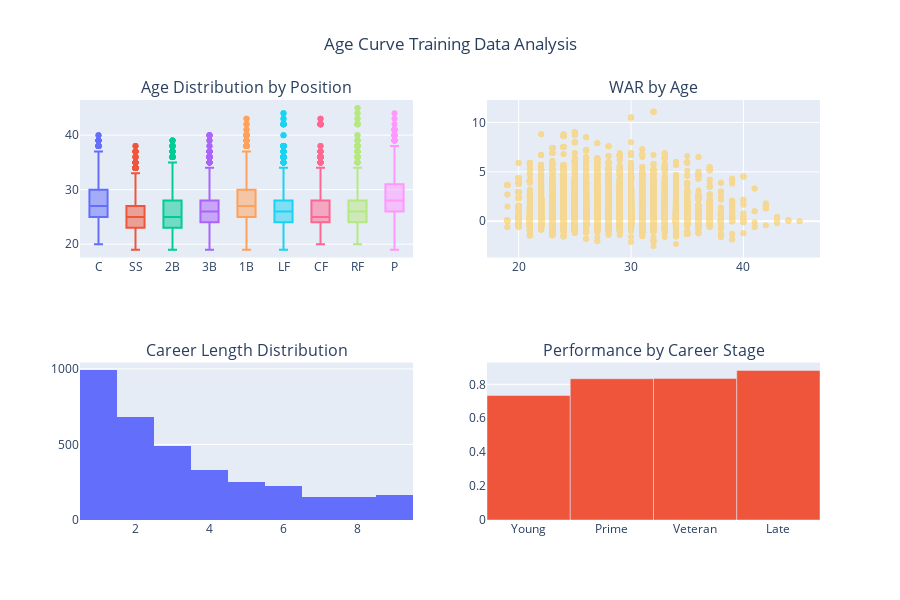

The cell this chart's notebook holds for it:
### Code cell
# Performance visualization
print("\n2.2: Creating performance visualizations...")

if len(age_training_data) > 0:
    # Age distribution analysis
    fig = make_subplots(
        rows=2, cols=2,
        subplot_titles=(
            'Age Distribution by Position',
            'WAR by Age',
            'Career Length Distribution', 
            'Performance by Career Stage'
        ),
        specs=[[{"secondary_y": False}, {"secondary_y": False}],
               [{"secondary_y": False}, {"secondary_y": False}]]
    )
    
    # Age distribution by position
    positions = ['C', 'SS', '2B', '3B', '1B', 'LF', 'CF', 'RF', 'DH', 'P']
    for pos in positions:
        pos_data = age_training_data[age_training_data['Primary_Position'] == pos]
        if len(pos_data) > 0:
            fig.add_trace(
                go.Box(y=pos_data['Age'], name=pos, showlegend=False),
                row=1, col=1
            )
    
    # WAR by age (scatter plot)
    valid_data = age_training_data[age_training_data['Age'].notna() & age_training_data['WAR'].notna()]
    if len(valid_data) > 0:
        fig.add_trace(
            go.Scatter(
                x=valid_data['Age'],
                y=valid_data['WAR'],
                mode='markers',
                opacity=0.6,
                name='WAR vs Age',
                showlegend=False
            ),
            row=1, col=2
        )
    
    # Career length (estimated)
    if 'Season' in age_training_data.columns:
        career_lengths = age_training_data.groupby('Name')['Season'].nunique()
        fig.add_trace(
            go.Histogram(x=career_lengths, nbinsx=15, showlegend=False),
            row=2, col=1
        )
    
    # Performance by career stage
    if len(valid_data) > 0:
        # Create career stage bins
        age_bins = pd.cut(valid_data['Age'], bins=[0, 25, 30, 35, 50], labels=['Young', 'Prime', 'Veteran', 'Late'])
        stage_performance = valid_data.groupby(age_bins)['WAR'].mean()
        
        fig.add_trace(
            go.Bar(x=stage_performance.index.astype(str), y=stage_performance.values, showlegend=False),
            row=2, col=2
        )
    
    # Update layout
    fig.update_layout(
        height=600,
        title_text="Age Curve Training Data Analysis",
        title_x=0.5
    )
    
    fig.show()
    
    print(f"✓ Performance visualizations created for {len(age_training_data)} records")
    
else:
    print("⚠ No data available for visualization")

### Figure 1 — Plotly figure (JSON) as saved in the notebook; plotly's stock layout.template omitted (floating-point values rounded to 4 significant figures; data arrays with more than 128 entries replaced by an {"elided": "..."} marker saying what was removed)
{"data": [{"name": "C", "showlegend": false, "type": "box", "xaxis": "x", "y": {"elided": "2798 float values"}, "yaxis": "y"}, {"name": "SS", "showlegend": false, "type": "box", "xaxis": "x", "y": {"elided": "3324 float values"}, "yaxis": "y"}, {"name": "2B", "showlegend": false, "type": "box", "xaxis": "x", "y": {"elided": "4220 float values"}, "yaxis": "y"}, {"name": "3B", "showlegend": false, "type": "box", "xaxis": "x", "y": {"elided": "4194 float values"}, "yaxis": "y"}, {"name": "1B", "showlegend": false, "type": "box", "xaxis": "x", "y": {"elided": "4514 float values"}, "yaxis": "y"}, {"name": "LF", "showlegend": false, "type": "box", "xaxis": "x", "y": {"elided": "6885 float values"}, "yaxis": "y"}, {"name": "CF", "showlegend": false, "type": "box", "xaxis": "x", "y": {"elided": "5034 float values"}, "yaxis": "y"}, {"name": "RF", "showlegend": false, "type": "box", "xaxis": "x", "y": {"elided": "6238 float values"}, "yaxis": "y"}, {"name": "P", "showlegend": false, "type": "box", "xaxis": "x", "y": {"elided": "8228 float values"}, "yaxis": "y"}, {"mode": "markers", "name": "WAR vs Age", "opacity": 0.6, "showlegend": false, "type": "scatter", "x": {"elided": "41620 float values"}, "xaxis": "x2", "y": {"elided": "41620 float values"}, "yaxis": "y2"}, {"nbinsx": 15, "showlegend": false, "type": "histogram", "x": {"elided": "3445 int values"}, "xaxis": "x3", "yaxis": "y3"}, {"showlegend": false, "type": "bar", "x": ["Young", "Prime", "Veteran", "Late"], "xaxis": "x4", "y": [0.7338, 0.8331, 0.8351, 0.8823], "yaxis": "y4"}], "layout": {"annotations": [{"font": {"size": 16}, "showarrow": false, "text": "Age Distribution by Position", "x": 0.225, "xanchor": "center", "xref": "paper", "y": 1, "yanchor": "bottom", "yref": "paper"}, {"font": {"size": 16}, "showarrow": false, "text": "WAR by Age", "x": 0.775, "xanchor": "center", "xref": "paper", "y": 1, "yanchor": "bottom", "yref": "paper"}, {"font": {"size": 16}, "showarrow": false, "text": "Career Length Distribution", "x": 0.225, "xanchor": "center", "xref": "paper", "y": 0.375, "yanchor": "bottom", "yref": "paper"}, {"font": {"size": 16}, "showarrow": false, "text": "Performance by Career Stage", "x": 0.775, "xanchor": "center", "xref": "paper", "y": 0.375, "yanchor": "bottom", "yref": "paper"}], "height": 600, "title": {"text": "Age Curve Training Data Analysis", "x": 0.5}, "xaxis": {"anchor": "y", "domain": [0, 0.45]}, "xaxis2": {"anchor": "y2", "domain": [0.55, 1]}, "xaxis3": {"anchor": "y3", "domain": [0, 0.45]}, "xaxis4": {"anchor": "y4", "domain": [0.55, 1]}, "yaxis": {"anchor": "x", "domain": [0.625, 1]}, "yaxis2": {"anchor": "x2", "domain": [0.625, 1]}, "yaxis3": {"anchor": "x3", "domain": [0, 0.375]}, "yaxis4": {"anchor": "x4", "domain": [0, 0.375]}}}
